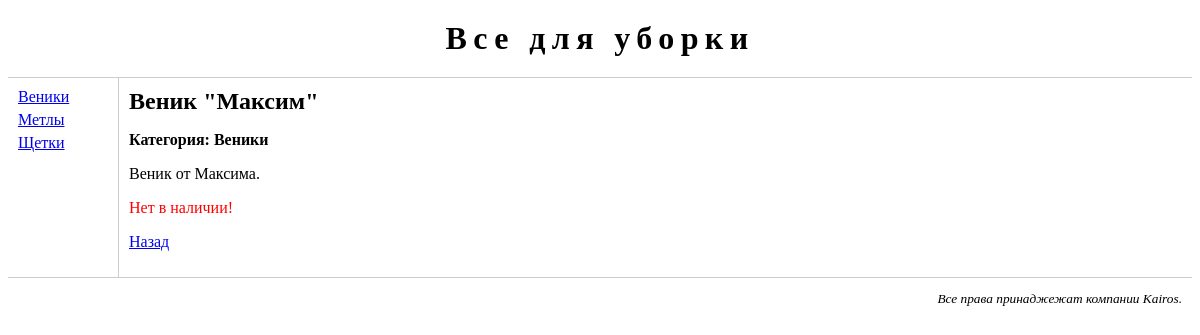
Page /goods/good/3/ on the committed database.
### page/models.py (models this page shows, shortened)
class Category(models.Model):
	name = models.CharField('Название категории', max_length = 30, unique = True)
	description = models.TextField('Описание', blank = True)
	class Meta:
		verbose_name = "категория"
		verbose_name_plural = "категории"

class Good(models.Model):
	name = models.CharField('Наименование товара', max_length = 50, unique = True)
	description = models.TextField('Описание')
	in_stock = models.BooleanField(default = True, db_index = True)
	category = models.ForeignKey(Category, null = True, blank = True, on_delete = models.SET_NULL)
	price = models.PositiveIntegerField(null = False, blank = False)
	class Meta:
		ordering = ["-price", "name"]
		unique_together = ("category", "name", "price")
		verbose_name = "товар"
		verbose_name_plural = "товары"

### page/views.py (the view)
# urls.py: url(r'^good/(?P<good_id>\d+)/$', views.good, name = "good"),
def good(request, good_id):
	cats = Category.objects.all().order_by("name")
	try:
		good = Good.objects.get(pk = good_id)
	except Good.DoesNotExist:
		raise Http404("Страница не найдена ухахаха!")
	return render(request, "page/good.html", {"cats": cats, "good": good})

### page/templates/page/good.html (shortened to what this page needs)
{% extends "page/base.html" %}
{% block main %}
	<h2>{{ good.name }}</h2>
	<p class="category">Категория: {{ good.category.name }}</p>
	<p>{{ good.description|linebreaksbr }}</p>
	<p class="not-in-stock">{% if not good.in_stock %} Нет в наличии! {% endif %}</p>
	<p><a href="/good/{{ good.category.id }}/"> Назад </a></p>
{% endblock %}

### page/templates/page/base.html (shortened to what this page needs)
{% load staticfiles %}
<!DOCTYPE html>
<html>
	<head>
		<link rel="stylesheet" type="text/css" href="{% static "page/main.css"%}">
	</head>
	<body>
		<div id="header">
			<h1>Все для уборки</h1>
		</div>
		<div id="leftmenu">
			<ul>
				{% for cat in cats %}
					<li>
						{% url 'page:index' cat_id=cat.id as cat_url %}
						<a href = "{{ cat_url }}">{{ cat.name }}</a>
					</li>
				{% endfor %}
			</ul>
		</div>
		<div id="main">
			{% block main %}
			{% endblock %}
		</div>
		<div id="footer">
			<p>Все права принаджежат компании Kairos.</p>
		</div>
	</body>
</html>

### page/static/page/main.css (style rules this page uses)
#header { text-align: center; border-bottom: 1px #cccccc solid; }
#header h1 { margin: 20px 0px 20px 0px; letter-spacing: 0.2em; }
#leftmenu { float: left; width: 100px; padding: 10px; }
#leftmenu ul { margin: 0px; padding: 0px; }
#leftmenu ul li { list-style-type: none; margin-bottom: 5px; }
#main { margin-left: 110px; border-left: 1px #cccccc solid; padding: 10px; }
#main h2 { margin: 0px 0px 10px 0px; }
#main p.category { font-weight: bold; }
#main p.not-in-stock { color: #FF0000; }
#footer { text-align: right; border-top: 1px #cccccc solid; padding-right: 10px; }
#footer p { font-size: smaller; font-style: italic; }

### rows in the picture
Category: name "Веники"
Category: name "Метлы"
Category: name "Щетки"
Good: name "Веник \"Максим\"", category.name "Веники", description "Веник от Максима."
